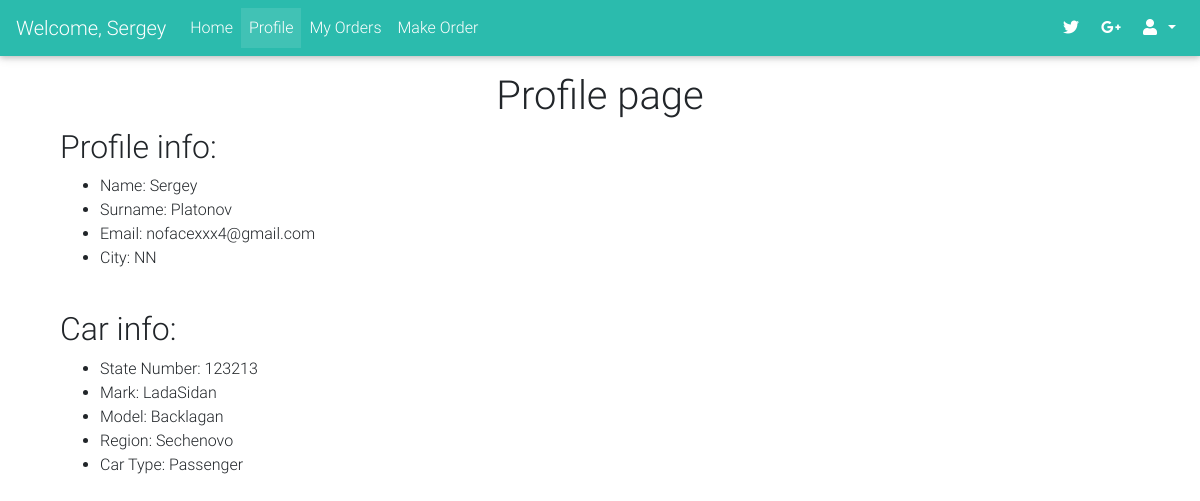
The app's page /profile/client (signed in) with its own data.
### accounts/models.py (models this page shows, shortened)
class User(AbstractBaseUser):
    THEME_CHOICES = (
        ('Client', 'Client'),
        ('Company', 'Company'),
    )
    email = models.EmailField(max_length=40, blank=True, null=True, unique=True)
    firstname = models.CharField(max_length=40, blank=True, null=True)
    secondname = models.CharField(max_length=40, blank=True, null=True)
    city = models.CharField(max_length=40, blank=True, null=True)
    type = models.CharField(max_length=40, choices=THEME_CHOICES, blank=True, null=True)
    active = models.BooleanField(default=True)
    staff = models.BooleanField(default=False) # a admin user; non super-user
    admin = models.BooleanField(default=False) # a superuser
    objects = UserManager()
    USERNAME_FIELD = 'email'
    REQUIRED_FIELDS = [] # Email & Password are required by default.
    @property
    def is_active(self):
        return self.active

class Client(models.Model):
    THEME_CHOICES = (
        ('Passenger', 'Passenger'),
        ('Small jeep', 'Small jeep'),
        ('Big jeep', 'Big jeep'),
        ('Gazel(before 1.5t)', 'Gazel(before 1.5t)'),
    )
    statenumber = models.CharField(max_length=255, unique=False)
    mark = models.CharField(max_length=255, unique=False)
    model = models.CharField(max_length=255, unique=False)
    region = models.CharField(max_length=255, unique=False)
    car_type = models.CharField(max_length=255, choices=THEME_CHOICES, unique=False)
    user = models.OneToOneField(User, on_delete=models.CASCADE, null=True, blank=True)

### accounts/views.py (the view)
# urls.py: url(r'^profile/client$', ProfileClientView.as_view(), name='profile_client_url'),
@method_decorator(account_type_required(account_type = Client), name='dispatch')
class ProfileClientView(TemplateView):
    template_name = 'accounts/profile_client.html'
    def get_context_data(self, **kwargs):
        page_name = "Profile page"
        context = {
            'page_name': page_name,
            'user': self.request.user,
            'client': Client.objects.get(user=self.request.user)
        }
        return context

### accounts/mydecorator.py (called while the page is built, shortened)
def account_type_passes_test(test_func, login_url=None, redirect_field_name=REDIRECT_FIELD_NAME, account_type=None):
    def decorator(view_func):
        @wraps(view_func)
        def _wrapped_view(request, *args, **kwargs):
            if test_func(request.user):
                try:
                    account_type.objects.get(user = request.user)
                    return view_func(request, *args, **kwargs)
                except:
                    pass
        return _wrapped_view
    return decorator

def account_type_required(function=None, redirect_field_name=REDIRECT_FIELD_NAME, login_url=None, account_type=None):
    actual_decorator = account_type_passes_test(
        lambda u: u.is_authenticated,
        login_url=login_url,
        redirect_field_name=redirect_field_name,
        account_type = account_type
    )
    if function:
        return actual_decorator(function)
    return actual_decorator

### accounts/templates/accounts/profile_client.html
{% extends 'accounts/wrapper.html' %}
{% block content %}
<div class="container">
  <h1 class="text-center">{{page_name}}</h1>
  <h2>Profile info:</h2>
  <ul>
    <li>Name: {{ user.firstname}}</li>
    <li>Surname: {{ user.secondname }}</li>
    <li>Email: {{ user.email }}</li>
    <li>City: {{ user.city }}</li>
  </ul>
  <br>
  <h2>Car info:</h2>
  <ul>
    <li>State Number: {{ client.statenumber}}</li>
    <li>Mark: {{ client.mark }}</li>
    <li>Model: {{ client.model }}</li>
    <li>Region: {{ client.region }}</li>
    <li>Car Type: {{ client.car_type }}</li>
  </ul>
</div>
{% endblock %}

### accounts/templates/accounts/wrapper.html (shortened to what this page needs)
<!DOCTYPE html>
<html>
  <head>
    <link rel="stylesheet" href="https://use.fontawesome.com/releases/v5.8.2/css/all.css">
    <link rel="stylesheet" href="https://stackpath.bootstrapcdn.com/bootstrap/4.3.1/css/bootstrap.min.css">
    {% load static %}
    <link rel="stylesheet" href="{% static 'MDB-Free_4.8.11/css/mdb.min.css' %}" type="text/css">
    <link rel="stylesheet" href="{% static 'css_my_style/style.css' %}" type="text/css">
  </head>
  <body>
    <nav class="mb-1 navbar navbar-expand-lg navbar-dark default-color">
      {% if user.is_authenticated%}
        {% if user.firstname == "" %}
        <a class="navbar-brand" href="#">Car Wash Service</a>
        {% else %}
        <a class="navbar-brand" href="#">Welcome, {{user.firstname}}</a>
        {% endif %}
      {% else %}
        <a class="navbar-brand" href="#">Car Wash Service</a>
      {% endif %}
      <div class="collapse navbar-collapse" id="navbarSupportedContent-333">
        <ul class="navbar-nav mr-auto">
          {% if page_name == "Home page"%}
            <li class="nav-item active">
              <a class="nav-link" href="{% url 'home_url' %}">Home
                <span class="sr-only">(current)</span>
              </a>
            </li>
          {% else %}
            <li class="nav-item">
              <a class="nav-link" href="{% url 'home_url' %}">Home
              </a>
            </li>
          {% endif %}
          {% if user.type == "Client"%}
              {% if page_name == "Profile page"%}
                <li class="nav-item active">
                  <a class="nav-link" href="{% url 'profile_client_url' %}">Profile
                  </a>
                </li>
              {% else %}
                <li class="nav-item">
                  <a class="nav-link" href="{% url 'profile_client_url' %}">Profile
                    <span class="sr-only">(current)</span>
                  </a>
                </li>
              {% endif %}
          {% endif %}
          {% if user.type == "Client"%}
            {% if page_name == "My Orders page"%}
              <li class="nav-item active">
                <a class="nav-link" href="{% url 'client_orders_url' %}">My Orders
                  <span class="sr-only">(current)</span>
                </a>
              </li>
            {% else %}
              <li class="nav-item">
                <a class="nav-link" href="{% url 'client_orders_url' %}">My Orders
                </a>
              </li>
            {% endif %}
          {% endif %}
          {% if user.type == "Client"%}
            {% if page_name == "Make Order page"%}
              <li class="nav-item active">
                <a class="nav-link" href="{% url 'company_choice_url' %}">Make Order
                  <span class="sr-only">(current)</span>
                </a>
              </li>
            {% else %}
              <li class="nav-item">
                <a class="nav-link" href="{% url 'company_choice_url' %}">Make Order
                </a>
              </li>
            {% endif %}
          {% endif %}
        </ul>
        <ul class="navbar-nav ml-auto nav-flex-icons">
          <li class="nav-item">
            <a class="nav-link waves-effect waves-light">
              <i class="fab fa-twitter"></i>
            </a>
          </li>
          <li class="nav-item">
            <a class="nav-link waves-effect waves-light">
              <i class="fab fa-google-plus-g"></i>
            </a>
          </li>
          <li class="nav-item dropdown">
            <a class="nav-link dropdown-toggle" id="navbarDropdownMenuLink-333" data-toggle="dropdown"
              aria-haspopup="true" aria-expanded="false">
              <i class="fas fa-user"></i>
            </a>
          </li>
        </ul>
      </div>
    </nav>
    <div class="container mt-3">
      <div class="row">
        <div class="col">
          {% block content %}
          {% endblock %}
        </div>
      </div>
    </div>
  </body>
</html>

### accounts/static/css_my_style/style.css (style rules this page uses)
body { margin: 0px; }

### records on screen
User: firstname "Sergey", secondname "Platonov", email "nofacexxx4@gmail.com", city "NN"
Client: statenumber "123213", mark "LadaSidan", model "Backlagan", region "Sechenovo", car_type "Passenger"

### other values on screen
{{ page_name }} "Profile page"
